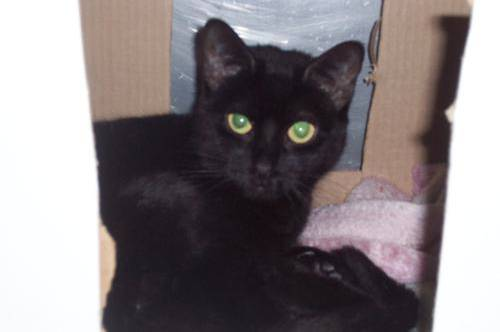
#> input picture NNCode/dogs_cats/train/cat.10076.jpg, 500 x 332 px, found by its file name; its folder holds 4 pictures in this run
$ python train_test.py
#> lines starting #> are read from the running program, lines starting #| are printed output that depends on the picture
import cv2
import numpy as np
import os

train_data_loc = 'D:\\ml and dl\\DeepLearningAlgos\\NNCode\\dogs_cats\\train'
validation_data_loc = 'D:\\ml and dl\\DeepLearningAlgos\\NNCode\\dogs_cats\\validation_sample'
test_data_loc = 'D:\\ml and dl\\DeepLearningAlgos\\NNCode\\dogs_cats\\test'

def img_label(img_path):
    word_label = img_path.split('.')[0]
    if word_label == 'cat': return 0
    else: return 1

def resize(img):
    ratio = 70/img.shape[0] #new height/old height
    dim = (int(img.shape[1]*ratio),70) #width*ratio
    img = cv2.resize(img,dim)
    return img

def create_data(flag):
#> called with flag = 'train'
    dataset = []
    data_loc = None
    stored_file = None
    if flag == 'validation':
        data_loc = validation_data_loc
        stored_file = 'validation_data.npy'
    elif flag == 'train':
        data_loc = train_data_loc
        stored_file = 'train_data.npy'
    elif flag == 'test':
        data_loc = test_data_loc
        stored_file = 'test_data.npy'
    for img_name in os.listdir(data_loc):
        img_path = os.path.join(data_loc,img_name)
        img = cv2.imread(img_path)
#> img is the input picture: shape (332, 500, 3); mean B, G, R 130.5, 127.8, 135.2
        gray_img = cv2.cvtColor(img,cv2.COLOR_BGR2GRAY)
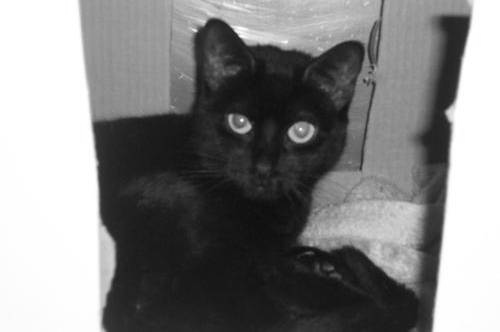
#> gray_img: shape (332, 500); min 12, max 255, mean 130.4
        gray_img = cv2.resize(gray_img,dsize=(60,60))
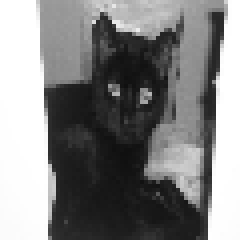
#> gray_img: shape (60, 60) (shown 4 times larger); min 16, max 255, mean 130.2
        if flag == 'train' or flag == 'validation':
            label = img_label(img_name)
            dataset.append([gray_img,label])
        elif flag == 'test':
            dataset.append(gray_img)
#> pass 2 of the loop in create_data, `for img_name in os.listdir(data_loc):`:
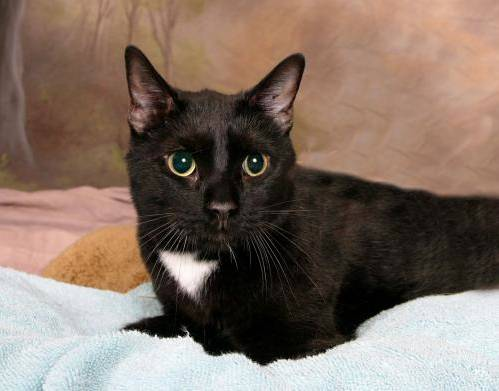
#> input picture NNCode/dogs_cats/train/cat.10128.jpg, 499 x 391 px, found by its file name
#> in create_data, img is the input picture: shape (391, 499, 3); mean B, G, R 100.6, 111.9, 129.5
#> in create_data, `gray_img = cv2.cvtColor(img,cv2.COLOR_BGR2GRAY)`:
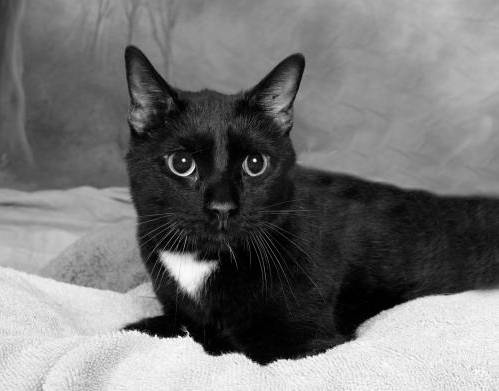
#> gray_img: shape (391, 499); min 0, max 255, mean 115.9
#> in create_data, `gray_img = cv2.resize(gray_img,dsize=(60,60))`:
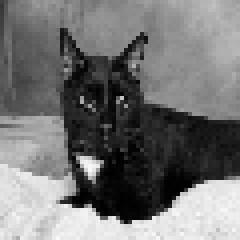
#> gray_img: shape (60, 60) (shown 4 times larger); min 0, max 249, mean 115.8
#> pass 3 of the loop in create_data, `for img_name in os.listdir(data_loc):`:
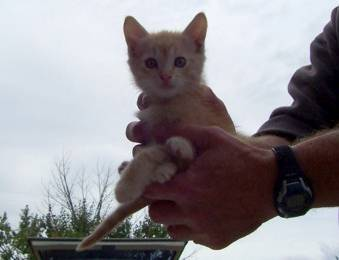
#> input picture NNCode/dogs_cats/train/cat.10800.jpg, 339 x 260 px, found by its file name
#> in create_data, img is the input picture: shape (260, 339, 3); mean B, G, R 146.1, 141.6, 145.1
#> in create_data, `gray_img = cv2.cvtColor(img,cv2.COLOR_BGR2GRAY)`:
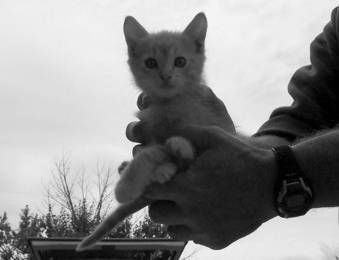
#> gray_img: shape (260, 339); min 0, max 255, mean 143.2
#> in create_data, `gray_img = cv2.resize(gray_img,dsize=(60,60))`:
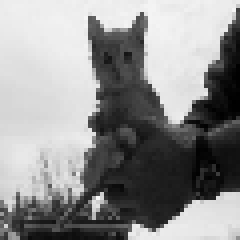
#> gray_img: shape (60, 60) (shown 4 times larger); min 0, max 249, mean 142.8
#> the loop made 4 passes; the first 3 are shown
    np.random.shuffle(dataset)
#> (the run stopped early here; a loop or call above may not have finished)
